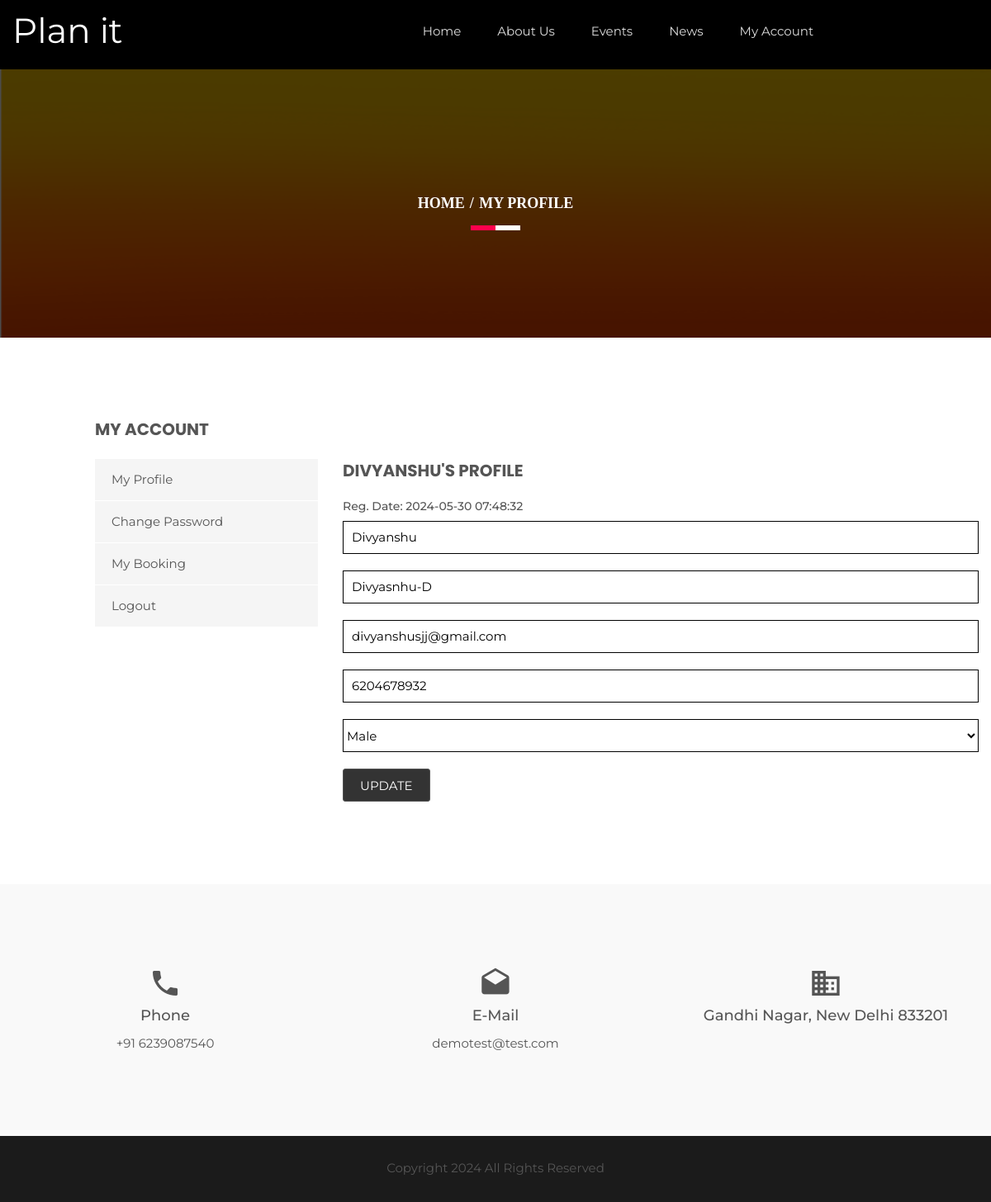
The app's page /profile.php (signed in) with its own data.
### tables this page shows
CREATE TABLE `tblgenralsettings` (
  `id` int(11) NOT NULL,
  `SiteName` varchar(200) DEFAULT NULL,
  `PhoneNumber` text DEFAULT NULL,
  `EmailId` varchar(255) DEFAULT NULL,
  `address` mediumtext DEFAULT NULL,
  `footercontent` mediumtext DEFAULT NULL,
  `LastUpdationDate` timestamp NULL DEFAULT NULL ON UPDATE current_timestamp()
);

CREATE TABLE `tblusers` (
  `Userid` int(11) NOT NULL,
  `FullName` varchar(255) DEFAULT NULL,
  `UserName` varchar(200) DEFAULT NULL,
  `Emailid` varchar(255) DEFAULT NULL,
  `PhoneNumber` bigint(12) DEFAULT NULL,
  `UserGender` varchar(100) DEFAULT NULL,
  `UserPassword` varchar(255) DEFAULT NULL,
  `RegDate` timestamp NULL DEFAULT current_timestamp(),
  `LastUpdationDate` timestamp NULL DEFAULT NULL ON UPDATE current_timestamp(),
  `IsActive` int(1) DEFAULT NULL
);

### profile.php (the view, shortened to what this page needs)
<?php
include('includes/config.php');
if(strlen($_SESSION['usrid'])==0)
    {
header('location:logout.php');
}
else{
    ?>
<!doctype html>
<html class="no-js" lang="en">
    <head>
        <link rel="stylesheet" href="css/bootstrap.min.css">
        <link rel="stylesheet" href="css/animate.css">
        <link rel="stylesheet" href="css/meanmenu.min.css">
        <link rel="stylesheet" href="css/owl.carousel.css">
        <link rel="stylesheet" href="css/icofont.css">
        <link rel="stylesheet" href="css/nivo-slider.css">
        <link rel="stylesheet" href="css/animate-text.css">
        <link rel="stylesheet" href="css/material-design-iconic-font.min.css">
		<link rel="stylesheet" href="style.css">
        <link rel="stylesheet" href="css/responsive.css">
		<link href="css/color/skin-default.css" rel="stylesheet">
    </head>
    <body>
         <div class="wrapper single-blog">
           <div id="home" class="header-slider-area">
                   <?php include_once('includes/header.php');?>
            </div>
            <div class="breadcumb-area bg-overlay">
                <div class="container">
                    <ol class="breadcrumb">
                        <li><a href="index.html">Home</a></li>
                        <li class="active">My Profile</li>
                    </ol>
                </div>
            </div>
            <div class="single-blog-area ptb100 fix">
               <div class="container">
                   <div class="row">
<?php include_once('includes/myaccountbar.php');?>
                       <div class="col-md-8 col-sm-7">
                           <div class="single-blog-body">
<?php
$uid=$_SESSION['usrid'];
$sql = "SELECT * from  tblusers where Userid=:uid";
$query = $dbh -> prepare($sql);
$query -> bindParam(':uid',$uid, PDO::PARAM_STR);
$query->execute();
$results=$query->fetchAll(PDO::FETCH_OBJ);
if($query->rowCount() > 0)
{
foreach($results as $result)
{    ?>
                                <div class="Leave-your-thought mt50">
                                    <h3 class="aside-title uppercase"><?php echo htmlentities($result->FullName);?>'s Profile</h3>
<h5>Reg. Date: <?php echo htmlentities($result->RegDate);?> </h5>
                                    <div class="row">
                                        <form name="signup" method="post">
                                            <div class="col-md-12 col-sm-6 col-xs-12 lyt-left">
                                                <div class="input-box leave-ib">
<input type="text" placeholder="Name" class="info" name="name" value="<?php echo htmlentities($result->FullName);?>" required="true">
<input type="text" placeholder="Username" class="info" name="username" id="username" value="<?php echo htmlentities($result->UserName);?>" readonly="true" >
<input type="email" placeholder="Email Id" class="info" name="email" required="true" value="<?php echo htmlentities($result->Emailid);?>">
<input type="tel" placeholder="Phone Number" pattern="[0-9]{10}" title="10 numeric characters only" class="info" name="phonenumber" maxlength="10" required="true" value="<?php echo htmlentities($result->PhoneNumber);?>">
<select class="info" name="gender" required="true">
<option value="<?php echo htmlentities($result->UserGender);?>"><?php echo htmlentities($result->UserGender);?></option>
</select>
</div>
                                            </div>
<div class="col-xs-12">
<div class="input-box post-comment">
<input type="submit" value="Update" id="update" name="update" class="submit uppercase">
</div>
</div>
                                        </form>
                                    </div>
<?php }} ?>
                                </div>
                           </div>
                       </div>
               </div>
           </div></div>
                 <?php include_once('includes/footer.php');?>
         </div>
    </body>
</html>
<?php } ?>

### includes/header.php (shortened to what this page needs)
<?php
$ret = "Select  SiteName from tblgenralsettings ";
$querys = $dbh -> prepare($ret);
$querys->execute();
$resultss=$querys->fetchAll(PDO::FETCH_OBJ);
if($querys->rowCount() > 0)
{
foreach($resultss as $rows)
{ ?>
   <div id="home" class="header-slider-area">
                <div class="header-area header-2">
                    <div id="sticker" class="logo-menu-area header-area-2">
                        <div class="container hidden-xs">
                            <div class="row">
                                <div class="col-md-2 col-sm-3">
                                    <div class="logo">
                                        <a href="index.php" style="font-size:42px; color:#fff"><?php echo htmlentities($rows->SiteName);?></a>
                                    </div>
                                </div>
                                <div class="col-md-8 col-sm-9">
                                    <div class="main-menu text-right">
                                        <nav>
                                            <ul id="nav">
                                                <li><a class="smooth-scroll" href="index.php">Home</a></li>
                                                <li><a class="smooth-scroll" href="about-us.php">About Us</a></li>
                                                <li><a class="smooth-scroll" href="all-events.php">Events</a></li>
                                                <li><a class="smooth-scroll" href="news.php">News</a></li>
                                                <?php if(strlen($_SESSION['usrid']==0)){?>
                                                <li><a class="smooth-scroll" href="signup.php">Signup</a></li>
                                                 <li><a class="smooth-scroll" href="signin.php">Login</a></li>
                                             <?php } else {?>
<li><a class="smooth-scroll" href="profile.php">My Account</a></li>
                                             <?php } ?>
                                            </ul>
                                        </nav>
                                    </div>
                                </div>
                                </div>
                            </div>
                        </div>
                    </div>
                    <?php }} ?>

### includes/footer.php (shortened to what this page needs)
<?php
$ret = "Select  PhoneNumber,address,EmailId,footercontent from tblgenralsettings ";
$querys = $dbh -> prepare($ret);
$querys->execute();
$resultss=$querys->fetchAll(PDO::FETCH_OBJ);
if($querys->rowCount() > 0)
{
foreach($resultss as $rows)
{ ?>
 <div class="information-area off-white ptb100">
                    <div class="container">
                        <div class="row">
                            <div class="col-md-4 col-sm-3 col-xs-12">
                                <div class="single-information text-center">
                                    <div class="info-icon">
                                        <i class="zmdi zmdi-phone"></i>
                                    </div>
                                    <h4>Phone</h4>
                                    <p><?php echo htmlentities($rows->PhoneNumber);?></p>
                                </div>
                            </div>
                            <div class="col-md-4 col-sm-3 col-xs-12">
                                <div class="single-information text-center">
                                    <div class="info-icon">
                                        <i class="zmdi zmdi-email-open"></i>
                                    </div>
                                    <h4>E-Mail</h4>
                                    <p><a href="mailto:company@email.com"><?php echo htmlentities($rows->EmailId);?></a></p>
                                </div>
                            </div>
                            <div class="col-md-4 col-sm-3 col-xs-12">
                                <div class="single-information text-center">
                                    <div class="info-icon">
                                        <i class="zmdi zmdi-city-alt"></i>
                                    </div>
                                    <h4><?php echo htmlentities($rows->address);?></h4>
                                </div>
                            </div>
                        </div>
                    </div>
                </div>
            <div class="footer-area" align="center">
                <div class="container">
                    <div class="row">
                        <div class="col-md-12 col-sm-6 col-xs-12">
                            <div class="social-area">
                             <?php echo htmlentities($rows->footercontent);?>
                            </div>
                        </div>
                    </div>
                </div>
            </div>
            <?php }} ?>

### style.css (style rules this page uses)
.container { width: 1200px }
html, body { height: 100%; font-family: 'Montserrat', sans-serif; font-size: 15px; color: #555; line-height: 25px; }
.fix { overflow: hidden }
p { margin: 0 0 15px }
h1, h2, h3, h4, h5, h6 { margin: 0 0 10px }
a { -webkit-transition: all 0.3s ease 0s; transition: all 0.3s ease 0s; text-decoration: none; color: #555; }
ul { list-style: outside none none; margin: 0; padding: 0; }
.mt50 { margin-top: 50px }
.ptb100 { padding: 100px 0 }
.uppercase { text-transform: uppercase }
.off-white { background: #f9f9f9 }
.wrapper { background: #fff }
ul li { display: inline-block }
.main-menu ul li a { color: #ddd }
.logo-menu-area { padding: 35px 0 }
.main-menu ul li { margin-right: 40px }
.main-menu ul li:last-child { margin: 0 }
.header-area { left: 0; position: absolute; top: 0; width: 100%; z-index: 999; }
.header-slider-area { position: relative }
.bg-overlay { position: relative; z-index: 1; }
.bg-overlay:before { background: #000 none repeat scroll 0 0; content: ""; height: 100%; left: 0; opacity: 0.85; -ms-filter: "progid:DXImageTransform.Microsoft.Alpha(Opacity=85)"; position: absolute; top: 0; width: 100%; z-index: -1; }
.breadcumb-area.bg-overlay:before { opacity: 0.7; -ms-filter: "progid:DXImageTransform.Microsoft.Alpha(Opacity=70)"; }
input { border: 1px solid #555555; border-radius: 4px; height: 45px; line-height: 45px; padding: 0 10px; }
.input-box { display: inline-block }
input.submit { width: 95px; border-radius: 3px; float: right; height: 37px; line-height: 37px; background: #dddddd; }
.info-icon { font-size: 40px; margin-bottom: 10px; }
.single-information > p { margin-bottom: 5px }
.single-information p:last-child { margin: 0 }
.footer-area { background: #1b1b1b none repeat scroll 0 0; height: 80px; line-height: 78px; }
.header-2 { background: #000 none repeat scroll 0 0; position: static; }
select { background: transparent none repeat scroll 0 0; border: medium none; color: #777; height: 30px; width: 100%; }
.breadcumb-area { background: rgba(0, 0, 0, 0) url("img/bg.png") repeat scroll 0 0; padding: 150px 0; text-align: center; }
.breadcrumb { background-color: transparent; border-radius: 0; list-style: outside none none; margin-bottom: 0; padding: 0; position: relative; }
.breadcrumb > li + li:before { color: #fff; font-weight: 700; padding: 0 2px; }
.breadcrumb a, .breadcrumb li.active { color: #fff }
.breadcrumb li { font-family: popins; font-size: 18px; font-weight: 700; text-transform: uppercase; }
.breadcrumb:before, .breadcrumb:after { background: #fff none repeat scroll 0 0; bottom: -20px; content: ""; height: 6px; left: 50%; position: absolute; -webkit-transform: translateX(-50%); transform: translateX(-50%); width: 60px; }
.breadcrumb:after { background: #ff004d none repeat scroll 0 0; -webkit-transform: translateX(-100%); transform: translateX(-100%); width: 30px; }
.aside-title { font-family: Poppins; font-size: 20px; font-weight: 700; margin-bottom: 25px; }
.leave-ib input { border-color: #000; border-radius: 0; color: #000; height: 40px; line-height: 40px; margin-bottom: 20px; width: 100%; }
select { border-color: #000; border-radius: 0; color: #000; height: 40px; line-height: 40px; margin-bottom: 20px; width: 100%; border: 1px solid #000; }
.post-comment input.submit { background: #333333 none repeat scroll 0 0; color: #fff; height: 40px; line-height: 37px; padding: 0 20px; width: auto; -webkit-transition: all 0.3s ease 0s; transition: all 0.3s ease 0s; }
.input-box.post-comment { float: left }
#sticker { right: 0; left: 0; }

### css/responsive.css (style rules this page uses)
@media (min-width: 1170px) and (max-width: 1400px) { .logo-menu-area { padding: 25px 0; } }

### css/color/skin-default.css (style rules this page uses)
.breadcrumb::after { background: #ff004d none repeat scroll 0 0; }

### records on screen
tblgenralsettings: SiteName "Plan it", PhoneNumber "+91 6239087540", EmailId "demotest@test.com", address "Gandhi Nagar, New Delhi 833201", footercontent "Copyright 2024 All Rights Reserved"
tblusers: FullName "DIVYANSHU", RegDate "2024-05-30 07:48:32", name "Divyanshu", username "Divyasnhu-D", email "divyanshusjj@gmail.com", phonenumber "6204678932", gender "Male"
